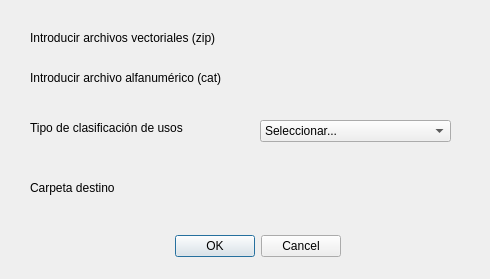
<?xml version="1.0" encoding="UTF-8"?>
<ui version="4.0">
 <class>usosCatastroDialogBase</class>
 <widget class="QDialog" name="usosCatastroDialogBase">
  <property name="geometry">
   <rect>
    <x>0</x>
    <y>0</y>
    <width>490</width>
    <height>279</height>
   </rect>
  </property>
  <property name="windowTitle">
   <string>Usos Catastro</string>
  </property>
  <widget class="QDialogButtonBox" name="button_box">
   <property name="geometry">
    <rect>
     <x>130</x>
     <y>230</y>
     <width>211</width>
     <height>32</height>
    </rect>
   </property>
   <property name="orientation">
    <enum>Qt::Horizontal</enum>
   </property>
   <property name="standardButtons">
    <set>QDialogButtonBox::Cancel|QDialogButtonBox::Ok</set>
   </property>
  </widget>
  <widget class="QgsFileWidget" name="archivosVectoriales">
   <property name="geometry">
    <rect>
     <x>260</x>
     <y>20</y>
     <width>191</width>
     <height>31</height>
    </rect>
   </property>
  </widget>
  <widget class="QgsFileWidget" name="archivosAlfanumericos">
   <property name="geometry">
    <rect>
     <x>260</x>
     <y>60</y>
     <width>191</width>
     <height>31</height>
    </rect>
   </property>
  </widget>
  <widget class="QLabel" name="etiquetaVectorial">
   <property name="geometry">
    <rect>
     <x>30</x>
     <y>30</y>
     <width>221</width>
     <height>16</height>
    </rect>
   </property>
   <property name="text">
    <string>Introducir archivos vectoriales (zip)</string>
   </property>
  </widget>
  <widget class="QLabel" name="etiquetaAlfanumerica">
   <property name="geometry">
    <rect>
     <x>30</x>
     <y>70</y>
     <width>221</width>
     <height>16</height>
    </rect>
   </property>
   <property name="text">
    <string>Introducir archivo alfanumérico (cat)</string>
   </property>
  </widget>
  <widget class="QComboBox" name="seleccionClasificacion">
   <property name="geometry">
    <rect>
     <x>260</x>
     <y>120</y>
     <width>191</width>
     <height>22</height>
    </rect>
   </property>
   <property name="currentText">
    <string>Seleccionar...</string>
   </property>
   <item>
    <property name="text">
     <string>Seleccionar...</string>
    </property>
   </item>
   <item>
    <property name="text">
     <string>Simplificada (5 categorías)</string>
    </property>
   </item>
   <item>
    <property name="text">
     <string>Completa (10 categorías)</string>
    </property>
   </item>
  </widget>
  <widget class="QLabel" name="etiquetaClasificacion">
   <property name="geometry">
    <rect>
     <x>30</x>
     <y>120</y>
     <width>221</width>
     <height>16</height>
    </rect>
   </property>
   <property name="text">
    <string>Tipo de clasificación de usos</string>
   </property>
  </widget>
  <widget class="QLabel" name="etiquetaRutaDestino">
   <property name="geometry">
    <rect>
     <x>30</x>
     <y>180</y>
     <width>221</width>
     <height>16</height>
    </rect>
   </property>
   <property name="text">
    <string>Carpeta destino</string>
   </property>
  </widget>
  <widget class="QgsFileWidget" name="archivosDestino">
   <property name="geometry">
    <rect>
     <x>260</x>
     <y>170</y>
     <width>191</width>
     <height>31</height>
    </rect>
   </property>
   <property name="storageMode">
    <enum>QgsFileWidget::GetDirectory</enum>
   </property>
  </widget>
 </widget>
 <customwidgets>
  <customwidget>
   <class>QgsFileWidget</class>
   <extends>QWidget</extends>
   <header>qgsfilewidget.h</header>
  </customwidget>
 </customwidgets>
 <resources/>
 <connections>
  <connection>
   <sender>button_box</sender>
   <signal>accepted()</signal>
   <receiver>usosCatastroDialogBase</receiver>
   <slot>accept()</slot>
   <hints>
    <hint type="sourcelabel">
     <x>20</x>
     <y>20</y>
    </hint>
    <hint type="destinationlabel">
     <x>20</x>
     <y>20</y>
    </hint>
   </hints>
  </connection>
  <connection>
   <sender>button_box</sender>
   <signal>rejected()</signal>
   <receiver>usosCatastroDialogBase</receiver>
   <slot>reject()</slot>
   <hints>
    <hint type="sourcelabel">
     <x>20</x>
     <y>20</y>
    </hint>
    <hint type="destinationlabel">
     <x>20</x>
     <y>20</y>
    </hint>
   </hints>
  </connection>
 </connections>
</ui>
